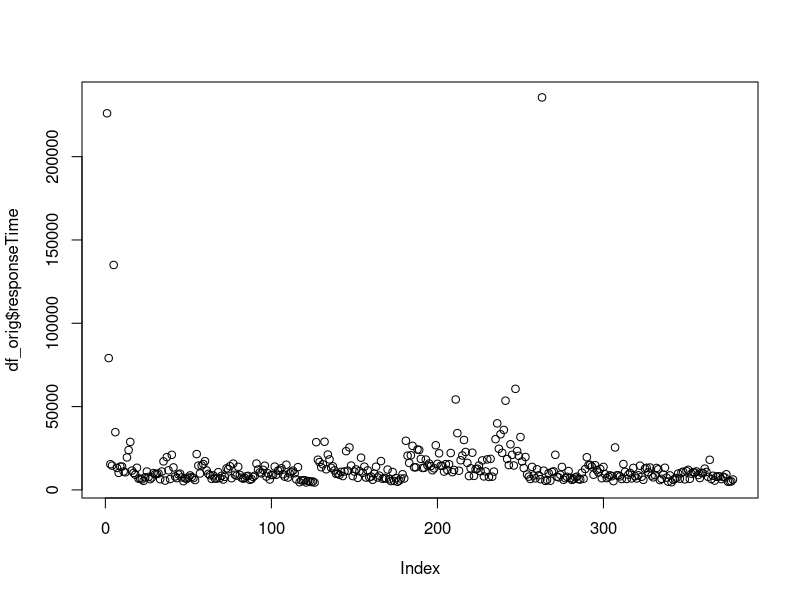
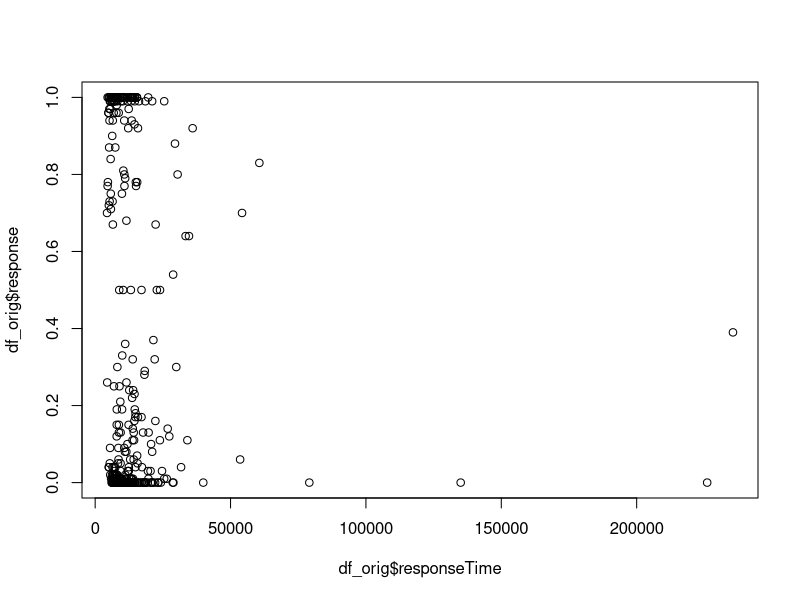
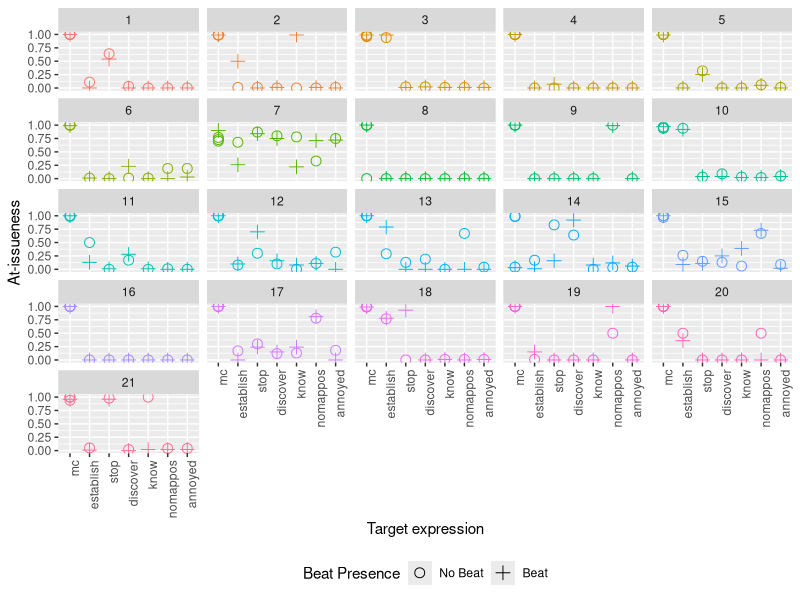
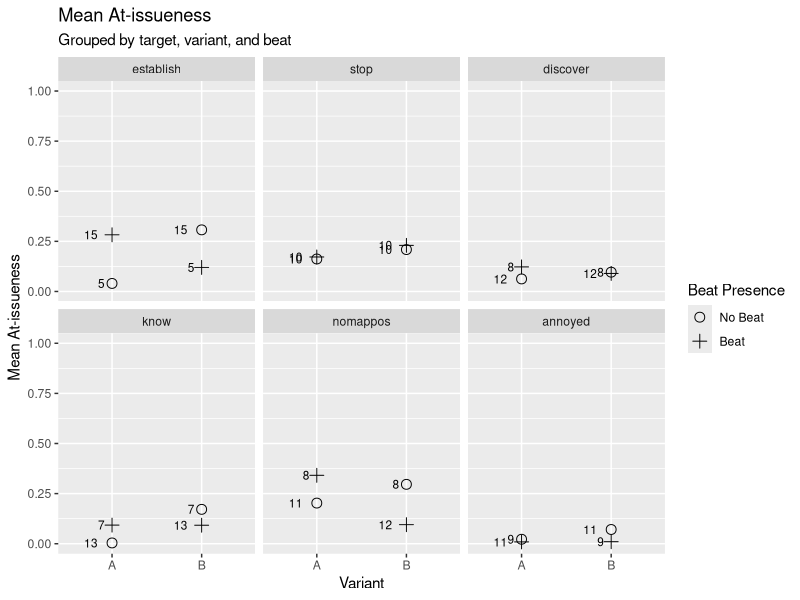
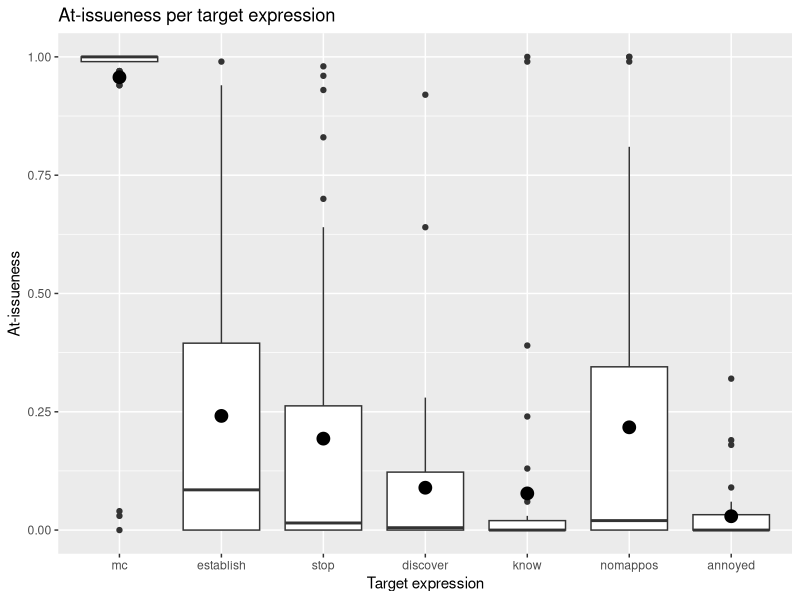
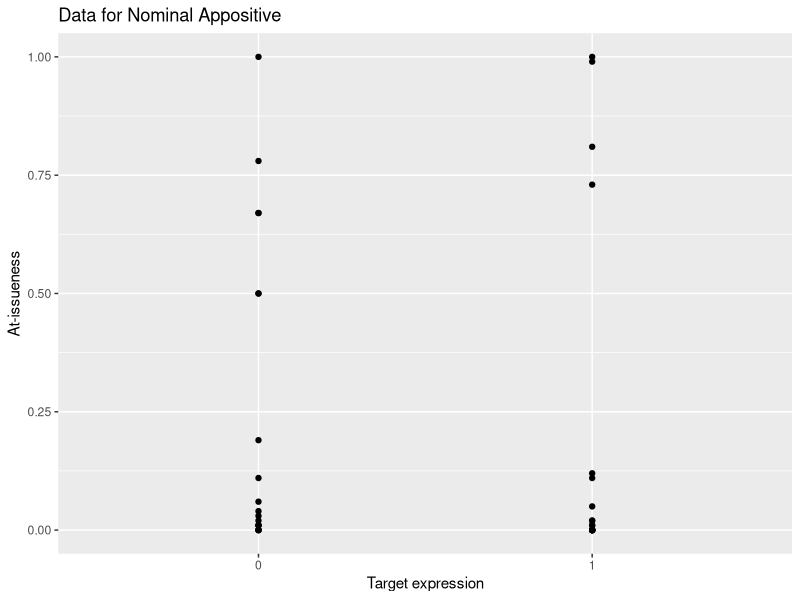
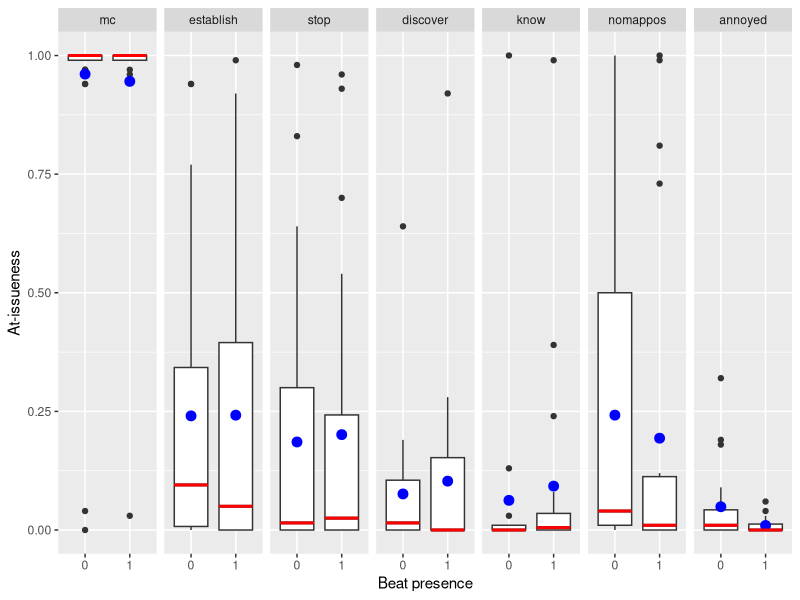
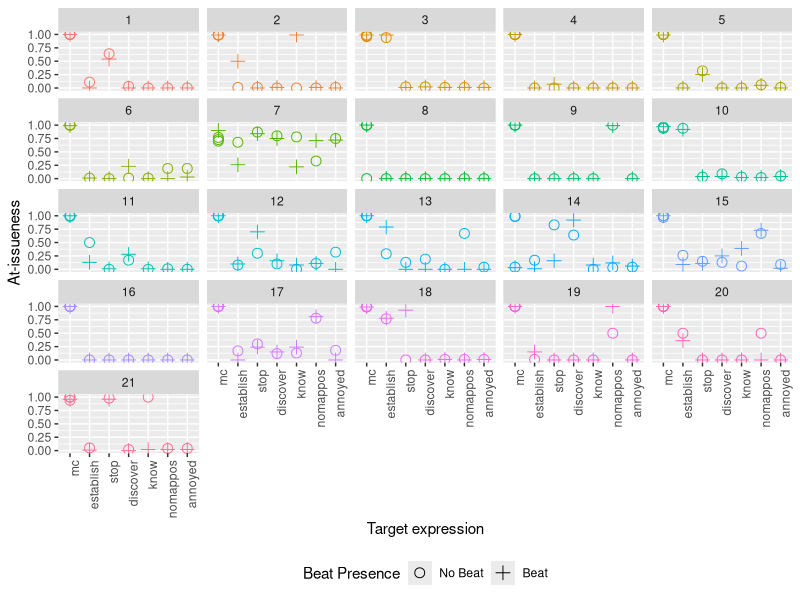

Write the R code that produced these figures, in order.
library(dplyr)
library(tidyverse)
library(ggplot2)
library(xtable)
library(viridis)


# Expected order, as seen in Tonhauser et al. 2018 (+ training at the end for technical purposes)
target_order <- c('mc', 'establish', 'stop', 'discover', 'know', 'nomappos', 'annoyed', 'training')


# Read data
df_orig <- read.csv('magpie_data.csv') %>%
  mutate(submission_id = as.factor(as.integer(factor(submission_id))),
         beat = as.factor(beat),
         target = factor(target, levels = target_order),
         response = replace_na(response, 50) / 100) %>%
  arrange(submission_id)
# Data inclusion - if participants don't move the slider and click submit, Magpie registers it as NA. The slider is set by default at 50, those values therefore replace the NAs

# Data exclusion
plot(df_orig$responseTime)
slow_responses <- df_orig %>% filter(responseTime > 50000)

min(df_orig$responseTime)
fast_responses <- df_orig %>% filter(responseTime < 5000)
# => No need to exclude based on response time

plot(df_orig$responseTime,df_orig$response)

# overview of answers of each participant
ggplot(df_orig[df_orig$target != 'training',], aes(x = target, y = response, colour = submission_id, shape = beat)) +
  geom_point(size = 3) +
  facet_wrap(~submission_id) +
  guides(colour = "none") +
  theme(axis.text.x = element_text(angle = 90, hjust = 1),
        legend.position = 'bottom') +
  scale_shape_manual(values = c(1, 3), labels = c('No Beat', 'Beat')) +
  labs(
    x = 'Target expression',
    y = 'At-issueness',
    colour = 'Participant Number',
    shape = 'Beat Presence'
  )
ggsave(
  'participants_overview.png',
  plot = last_plot(),
  path = '../figures/',
  scale = 1,
  width = 20,
  height = 23,
  units = 'cm',
  dpi = 300
)


# Participant 1: typo in experiment
df_rem1 <- df_orig %>%
  filter(!(
    submission_id == 1 &
      target == 'nomappos' &
      variant == 'A'))
nrow(df_orig) - nrow(df_rem1) # How many datapoints excluded

# Remove training data

df_rem2 <- df_rem1 %>%
  filter(target != 'training')
nrow(df_rem1) - nrow(df_rem2) # How many datapoints excluded

df_rem2 %>%
  group_by(target, beat) %>%
  filter(response > mean(response) + 3 * sd(response)) %>%
  group_by(submission_id) %>%
  summarise(
    targets = paste(unique(target), collapse = ', '),
    .groups = 'drop'
  )

df_rem2 %>%
  group_by(target, beat) %>%
  filter(response > mean(response) + 2 * sd(response)) %>%
  group_by(submission_id) %>%
  summarise(
    targets = paste(unique(target), collapse = ', '),
    .groups = 'drop'
  )

# Remove participant who interpreted task differently
df <- df_rem2 %>%
  filter(submission_id != 7)
nrow(df_rem2) - nrow(df) # How many datapoints excluded

# Double check distribution of responses
df %>%
  group_by(target, beat) %>%
  summarise(count = n())


df_grouped <- df %>%
  group_by(target, variant, beat) %>%
  summarise(mean = mean(response),
            count = n(),
            participants = paste(sort(unique(submission_id)), collapse = ', '))

ggplot(df_grouped[df_grouped$target != 'mc',], aes(x = variant, y = mean, shape = beat)) +
  geom_point(size = 3) +
  geom_text(aes(label = count),hjust = 2, size = 3) +
  scale_shape_manual(values = c(1, 3), labels = c('No Beat', 'Beat')) +
  facet_wrap(~target) +
  scale_y_continuous(limits = c(0, 1)) +
  labs(
    x = 'Variant',
    y = 'Mean At-issueness',
    shape = 'Beat Presence'
  ) +
  ggtitle('Mean At-issueness', 'Grouped by target, variant, and beat')
# We can see that splitting by variant does not make sense since the split is not equal which has a systematic effect on the resposne value


# General variability check as predicted by Tonhauser et al. 2018
ggplot(df, aes(x = target, y = response)) +
  geom_boxplot() +
  stat_summary(fun = mean, geom = 'point', shape = 19, size = 4) +
  labs(x = 'Target expression', y = 'At-issueness') +
  ggtitle('At-issueness per target expression')

df %>%
  group_by(target) %>%
  summarise(count = n())

df %>%
  group_by(target) %>%
  filter(response >= 0.5) %>%
  summarise(count = n())

ggplot(df[df$target == 'nomappos',], aes(x = beat, y = response)) +
  geom_point() +
  labs(
    x = 'Target expression',
    y = 'At-issueness'
  ) +
  ggtitle('Data for Nominal Appositive')

ggplot(df, aes(x = beat, y = response)) +
  geom_boxplot() +
  stat_summary(fun = mean, geom = 'point', shape = 19, size = 3, color = 'blue') +
  stat_summary(fun = median, geom = "crossbar", width = 0.75, color = "red", size = 0.4) +
  facet_grid(~target) +
  labs(x = 'Beat presence', y = 'At-issueness')
ggsave(
  'beat_per_target.png',
  plot = last_plot(),
  path = '../figures/',
  scale = 1,
  width = 20,
  height = 12,
  units = 'cm',
  dpi = 300
)

# Look at mean and median numerically
mean_median <- df %>%
  group_by(target, beat) %>%
  summarise(
    mean_response = mean(response),
    median_response = median(response),
    .groups = 'drop'
  ) %>%
  pivot_wider(
    names_from = beat,
    values_from = c(mean_response, median_response)
  ) %>%
  mutate(
    mean_diff = mean_response_1 - mean_response_0,
    median_diff = median_response_1 - median_response_0
  ) %>%
  select(target, mean_diff, median_diff)
mean_median
mean_median_df <- as.data.frame(mean_median)
colnames(mean_median_df) <- c('\\textbf{Target expression}', '\\textbf{Mean difference}', '\\textbf{Median difference}')
# print(
#   xtable(mean_median_df, digits=3),
#   include.rownames = FALSE,
#   hline.before = NUll,
#   hline.after = NULL,
#   sanitize.colnames.function = identity,
#   file='../exported_sections/mean_median_table.tex')

# Overview of languages
# sync up formatting for two german + korean speakers
df$languages <- sub('German (Korean)', 'German, Korean', df$languages, fixed = TRUE)

native_table <- table(df[!duplicated(df$submission_id),]$languages)
native_df <- as.data.frame(native_table)
colnames(native_df) <- c('\\textbf{Native language(s)}', '\\textbf{Number of speakers}')
# print(
#   xtable(native_df,caption = c('Number of speakers per each native language/combination of native languages',label='nativetbl')),
#   include.rownames = FALSE,
#   hline.before = NUll,
#   hline.after = NULL,
#   sanitize.colnames.function = identity,
#   file='../exported_sections/languages_table.tex')

# Age ranges
min(df$age)
max(df$age)

# Gender
df %>%
  group_by(submission_id, gender) %>%
  summarise(n = n(), .groups = 'drop') %>%
  count(gender)
